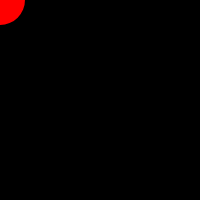
Frame 1 (no input)
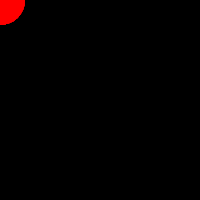
Frame 60 (no input)
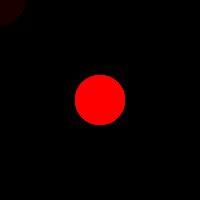
Frame 120 (the mouse pressed at the canvas centre since frame 60)

The p5.js sketch that drew these frames (run headless with seeded random() and noise() and a simulated clock; from frame 60 on, the mouse is pressed at the canvas centre):

// p5.js sketch
// ── sketch.js
// new p5((p5) => {
//     var c;
//     p5.setup = function setup() {
//         c = p5.color(255, 0, 0);
//         p5.createCanvas(200, 200);
//         p5.background(0);
//         p5.noStroke();
//     };
//     p5.draw = function draw() {
//         p5.fill(0, 10);
//         p5.rect(0, 0, p5.width, p5.height);
//         p5.fill(c);
//         p5.ellipse(p5.mouseX, p5.mouseY, 50, 50);
//     };
// });

var c;
function setup() {
    c = color(255, 0, 0);
    createCanvas(200, 200);
    background(0);
    noStroke();
};

function draw() {
    fill(0, 10);
    rect(0, 0, width, height);
    fill(c);
    ellipse(mouseX, mouseY, 50, 50);
};
